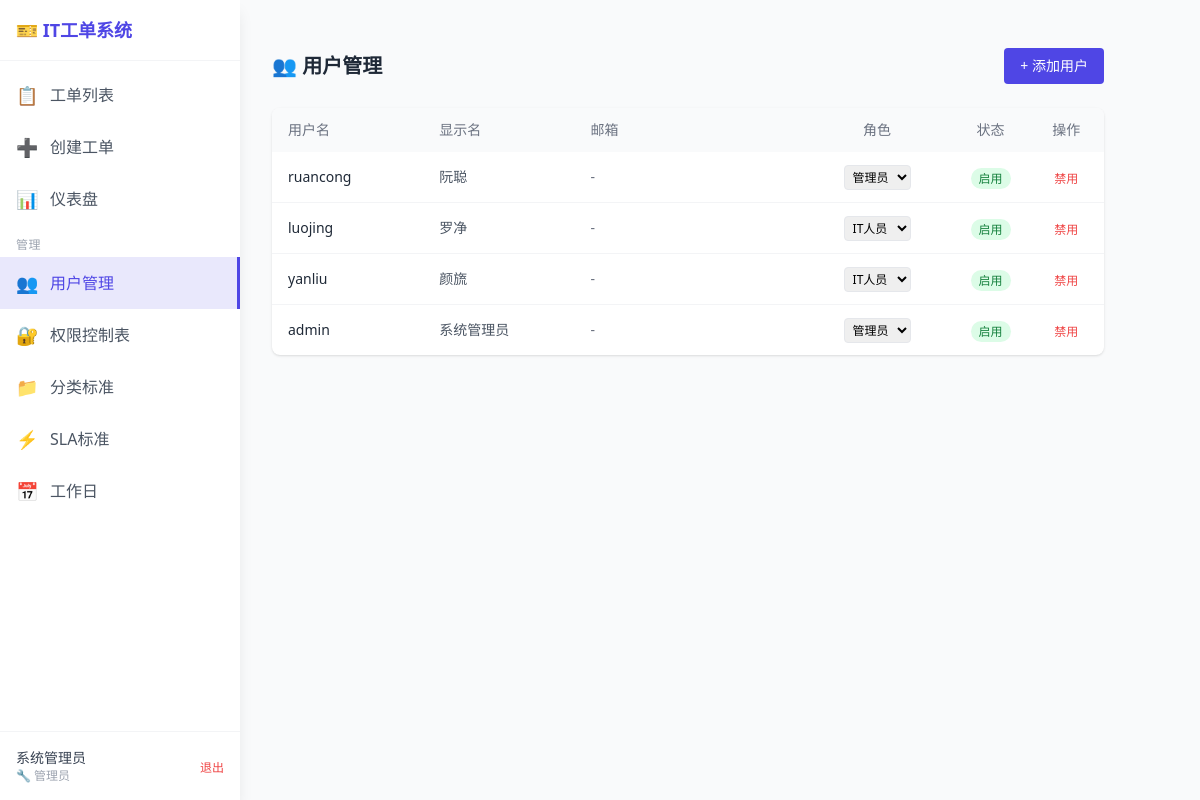
/admin/users (signed in), run on an earlier commit of the app's database.
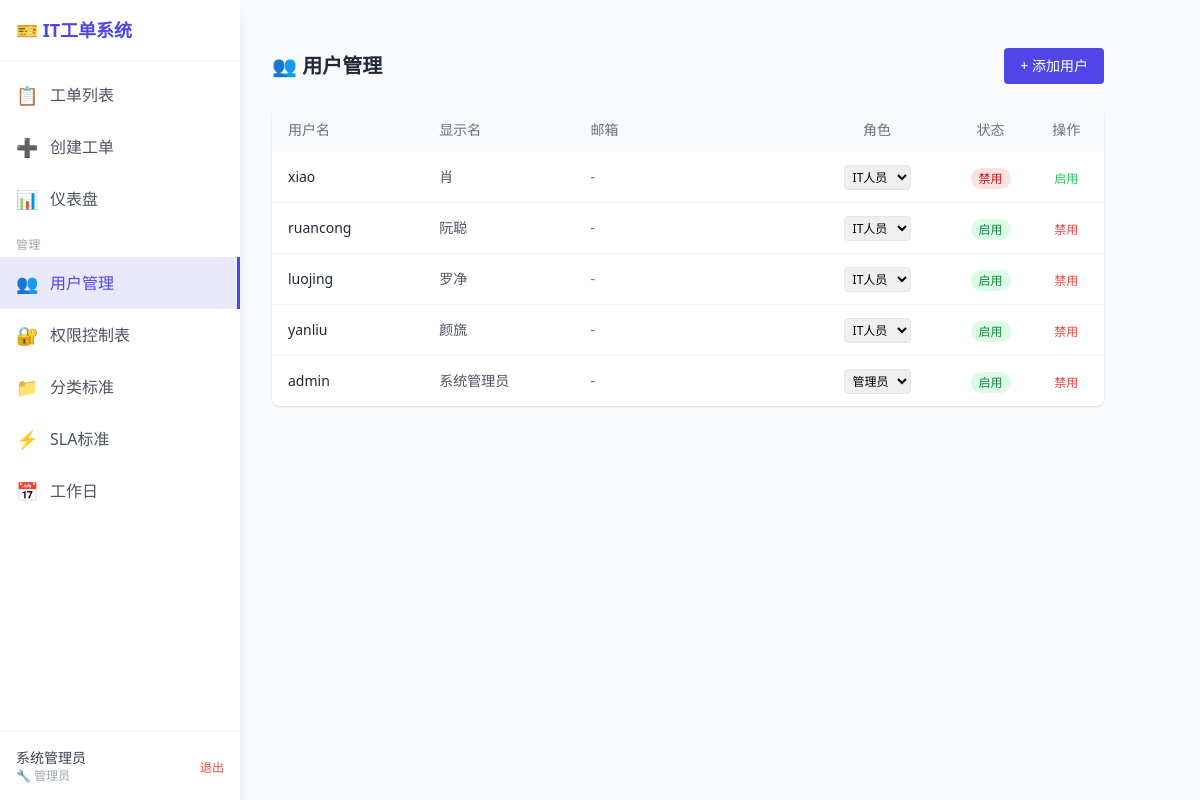
And on a later commit of the database.
### app/models/user.py (models this page shows, shortened)
class User(Base):
    __tablename__ = "users"
    id: Mapped[int] = mapped_column(Integer, primary_key=True, autoincrement=True)
    username: Mapped[str] = mapped_column(String(50), unique=True, nullable=False, index=True)
    email: Mapped[Optional[str]] = mapped_column(String(255), nullable=True)
    password_hash: Mapped[str] = mapped_column(String(255), nullable=False)
    display_name: Mapped[str] = mapped_column(String(100), nullable=False)
    role: Mapped[str] = mapped_column(String(20), nullable=False, default="end_user")
    is_active: Mapped[bool] = mapped_column(Boolean, default=True)
    created_at: Mapped[datetime] = mapped_column(
        DateTime(timezone=True), default=lambda: now()
    )
    updated_at: Mapped[Optional[datetime]] = mapped_column(
        DateTime(timezone=True), nullable=True, onupdate=lambda: now()
    )

### app/routers/admin.py (the view)
@router.get("/users", response_class=HTMLResponse)
async def admin_users(
    request: Request,
    db: AsyncSession = Depends(get_db),
    current_user: User = Depends(require_admin),
):
    users = await list_users(db)
    ctx = template_context(request, current_user, users=users)
    return templates.TemplateResponse("admin/users.html", ctx)

### app/templates/admin/users.html (shortened to what this page needs)
{% extends "base.html" %}
{% block content %}
<div class="p-8 max-w-4xl">
    <div class="flex justify-between items-center mb-6">
        <h2 class="text-xl font-bold text-gray-800">👥 用户管理</h2>
        <button onclick="document.getElementById('add-user-form').classList.toggle('hidden')"
                class="bg-indigo-600 text-white px-4 py-2 rounded hover:bg-indigo-700 text-sm">+ 添加用户</button>
    </div>
    <div class="bg-white rounded-lg shadow overflow-hidden">
        <table class="w-full table-fixed">
            <thead class="bg-gray-50">
                <tr>
                    <th class="text-left px-4 py-3 text-sm font-medium text-gray-500 w-1/6">用户名</th>
                    <th class="text-left px-4 py-3 text-sm font-medium text-gray-500 w-1/6">显示名</th>
                    <th class="text-left px-4 py-3 text-sm font-medium text-gray-500 w-1/4">邮箱</th>
                    <th class="text-center px-3 py-3 text-sm font-medium text-gray-500 w-1/6">角色</th>
                    <th class="text-center px-3 py-3 text-sm font-medium text-gray-500 w-1/12">状态</th>
                    <th class="text-center px-3 py-3 text-sm font-medium text-gray-500 w-1/12">操作</th>
                </tr>
            </thead>
            <tbody class="divide-y divide-gray-100">
                {% for u in users %}
                <tr class="hover:bg-gray-50">
                    <td class="px-4 py-3 text-sm font-medium text-gray-800 truncate">{{ u.username }}</td>
                    <td class="px-4 py-3 text-sm text-gray-600 truncate">{{ u.display_name }}</td>
                    <td class="px-4 py-3 text-sm text-gray-500 truncate">{{ u.email or '-' }}</td>
                    <td class="px-3 py-3 text-center">
                        <form action="/admin/users/{{ u.id }}/set-role" method="POST" class="inline-flex gap-1">
                            <select name="role" onchange="this.form.submit()" class="text-xs border rounded px-1 py-0.5">
                                <option value="admin" {% if u.role == 'admin' %}selected{% endif %}>管理员</option>
                                <option value="it_staff" {% if u.role == 'it_staff' %}selected{% endif %}>IT人员</option>
                            </select>
                        </form>
                    </td>
                    <td class="px-3 py-3 text-center">
                        {% if u.is_active %}
                        <span class="text-xs bg-green-100 text-green-700 px-2 py-0.5 rounded-full">启用</span>
                        {% else %}
                        <span class="text-xs bg-red-100 text-red-700 px-2 py-0.5 rounded-full">禁用</span>
                        {% endif %}
                    </td>
                    <td class="px-3 py-3 text-center">
                        <form action="/admin/users/{{ u.id }}/toggle-active" method="POST" class="inline">
                            <button type="submit" class="text-xs {% if u.is_active %}text-red-500{% else %}text-green-500{% endif %} hover:underline">
                                {% if u.is_active %}禁用{% else %}启用{% endif %}
                            </button>
                        </form>
                    </td>
                </tr>
                {% else %}
                <tr><td colspan="6" class="px-4 py-8 text-center text-gray-400">暂无用户</td></tr>
                {% endfor %}
            </tbody>
        </table>
    </div>
</div>
{% endblock %}

### app/templates/base.html (shortened to what this page needs)
<!DOCTYPE html>
<html lang="zh-CN">
<head>
    <script src="/static/tailwind.min.js"></script>
</head>
<body class="bg-gray-50 min-h-screen flex">
    {% if current_user %}
    <nav class="w-60 bg-white shadow-lg h-screen fixed left-0 top-0 flex flex-col z-10">
        <div class="p-4 border-b border-gray-100">
            <h1 class="text-lg font-bold text-indigo-600">🎫 IT工单系统</h1>
        </div>
        <div class="flex-1 py-2 overflow-y-auto">
            <a href="/tickets" class="flex items-center px-4 py-3 text-gray-600 hover:bg-gray-50 {% if request.url.path == '/tickets' %}sidebar-active{% endif %}">
                <span class="text-lg mr-3">📋</span> <span>工单列表</span>
            </a>
            <a href="/tickets/new" class="flex items-center px-4 py-3 text-gray-600 hover:bg-gray-50 {% if request.url.path == '/tickets/new' %}sidebar-active{% endif %}">
                <span class="text-lg mr-3">➕</span> <span>创建工单</span>
            </a>
            {% if current_user.is_staff %}
            <a href="/dashboard" class="flex items-center px-4 py-3 text-gray-600 hover:bg-gray-50 {% if request.url.path == '/dashboard' %}sidebar-active{% endif %}">
                <span class="text-lg mr-3">📊</span> <span>仪表盘</span>
            </a>
            {% endif %}
            {% if current_user.is_admin %}
            <div class="px-4 pt-3 pb-1 text-xs text-gray-400 uppercase tracking-wider">管理</div>
            <a href="/admin/users" class="flex items-center px-4 py-3 text-gray-600 hover:bg-gray-50 {% if '/admin/users' in request.url.path %}sidebar-active{% endif %}">
                <span class="text-lg mr-3">👥</span> <span>用户管理</span>
            </a>
            <a href="/admin/permissions" class="flex items-center px-4 py-3 text-gray-600 hover:bg-gray-50 {% if '/admin/permissions' in request.url.path %}sidebar-active{% endif %}">
                <span class="text-lg mr-3">🔐</span> <span>权限控制表</span>
            </a>
            <a href="/admin/categories" class="flex items-center px-4 py-3 text-gray-600 hover:bg-gray-50 {% if '/admin/categories' in request.url.path %}sidebar-active{% endif %}">
                <span class="text-lg mr-3">📁</span> <span>分类标准</span>
            </a>
            <a href="/admin/priorities" class="flex items-center px-4 py-3 text-gray-600 hover:bg-gray-50 {% if '/admin/priorities' in request.url.path %}sidebar-active{% endif %}">
                <span class="text-lg mr-3">⚡</span> <span>SLA标准</span>
            </a>
            <a href="/admin/workdays" class="flex items-center px-4 py-3 text-gray-600 hover:bg-gray-50 {% if '/admin/workdays' in request.url.path %}sidebar-active{% endif %}">
                <span class="text-lg mr-3">📅</span> <span>工作日</span>
            </a>
            {% endif %}
        </div>
        <div class="border-t border-gray-100 p-4">
            <div class="flex items-center justify-between">
                <div class="text-sm">
                    <div class="font-medium text-gray-700">{{ current_user.display_name }}</div>
                    <div class="text-xs text-gray-400">
                        {% if current_user.role == 'admin' %}🔧 管理员
                        {% elif current_user.role == 'it_staff' %}💻 IT人员
                        {% else %}👤 用户
                        {% endif %}
                    </div>
                </div>
                <form action="/auth/logout" method="POST">
                    <button type="submit" class="text-xs text-red-500 hover:text-red-700">退出</button>
                </form>
            </div>
        </div>
    </nav>
    {% endif %}
    <div class="ml-60 flex-1 pt-4">
        {% block content %}{% endblock %}
    </div>
</body>
</html>

### app/templates/base.html (style rules this page uses)
.sidebar-active { background-color: rgba(79, 70, 229, 0.12); border-right: 3px solid #4F46E5; }
.sidebar-active span { color: #4F46E5; }

What changed in the data, as far as the page shows it:
added User: username "xiao", display_name "肖", email "-", role "IT人员", is_active "禁用"
changed User "ruancong": role "管理员" → "IT人员"
